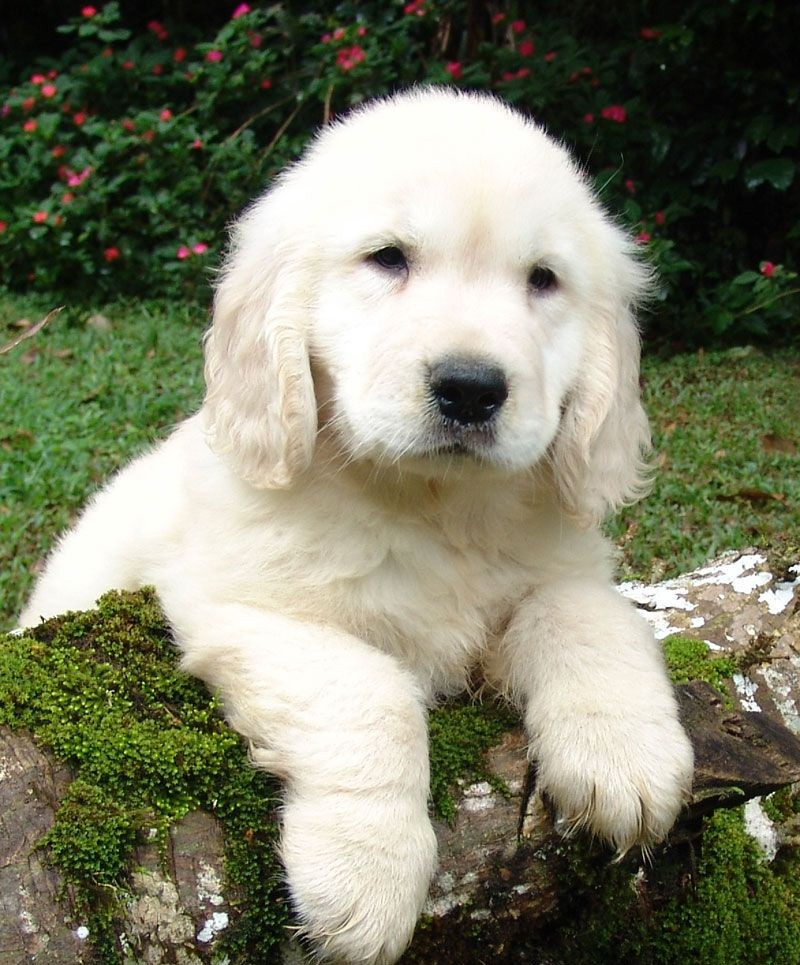
#> input picture assets/puppy.png, 800 x 965 px, found by its file name
$ python gray_scale_.py
#> lines starting #> are read from the running program, lines starting #| are printed output that depends on the picture
import cv2 as cv
import numpy as np

img = cv.imread("assets/puppy.png")
#> img is the input picture: shape (965, 800, 3); mean B, G, R 103.1, 125.3, 123.2
img = cv.cvtColor(img, cv.COLOR_BGR2GRAY)
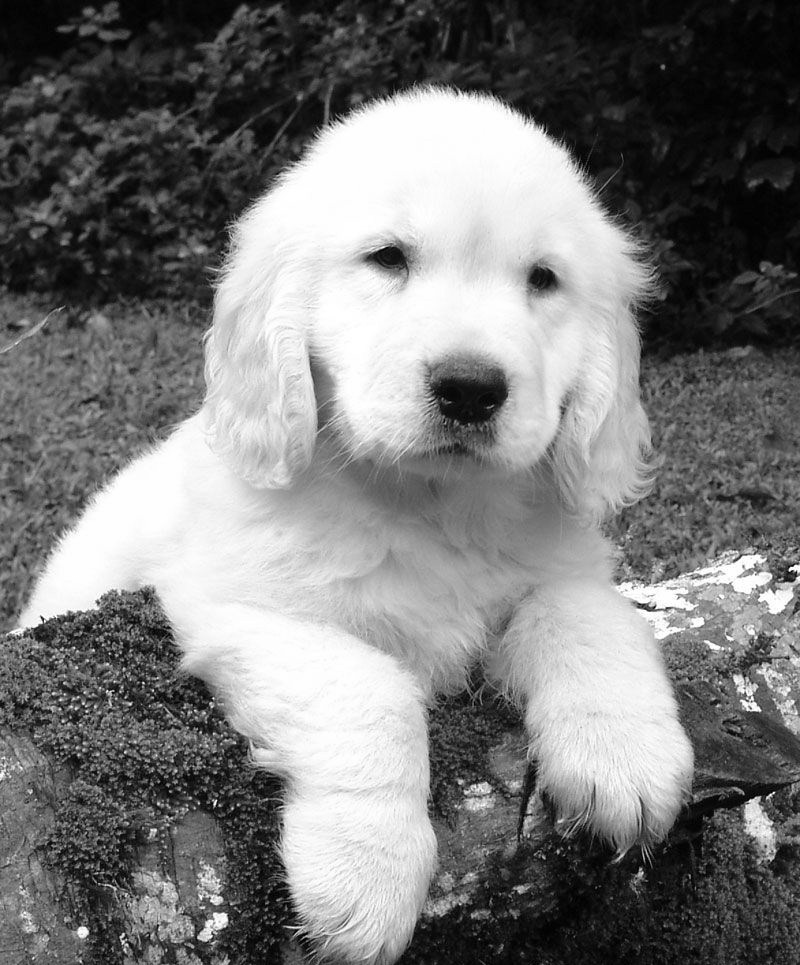
#> img: shape (965, 800); min 0, max 255, mean 122.1

c = float(input("c: "))
#> the answer given: 3
gamma = float(input("gamma: "))
#> the answer given: 3

img = np.int8(c*np.power(img, gamma))
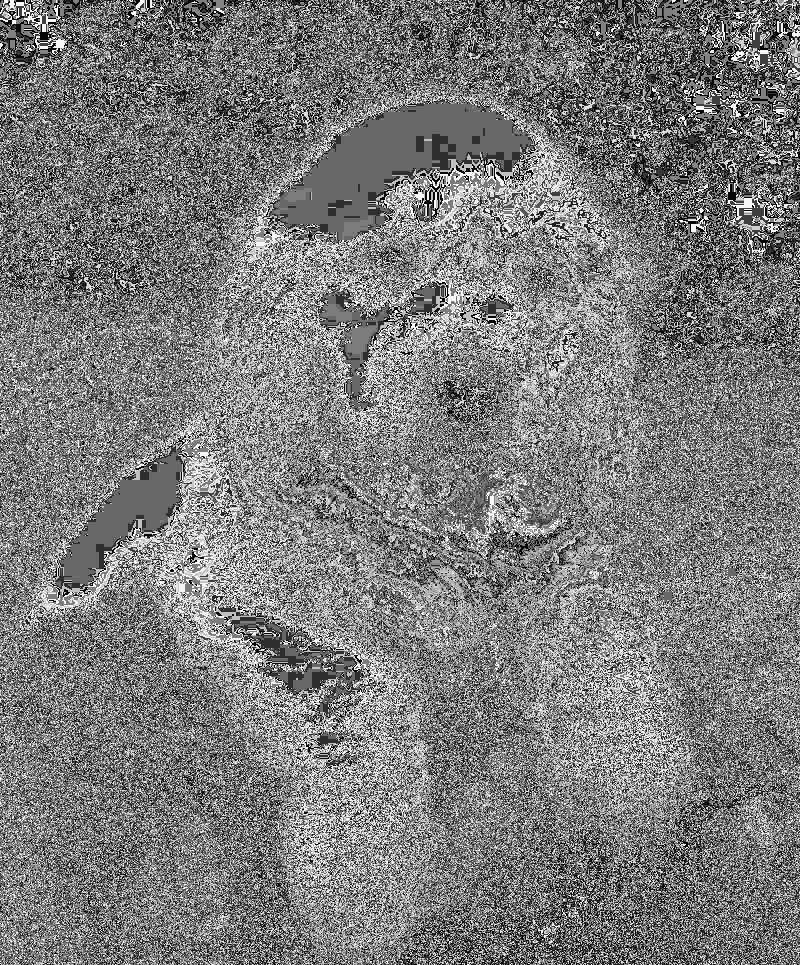
#> img: shape (965, 800) int8; min -127, max 127, mean -3.6; drawn with min black and max white

cv.imshow("", img); cv.waitKey(0)
